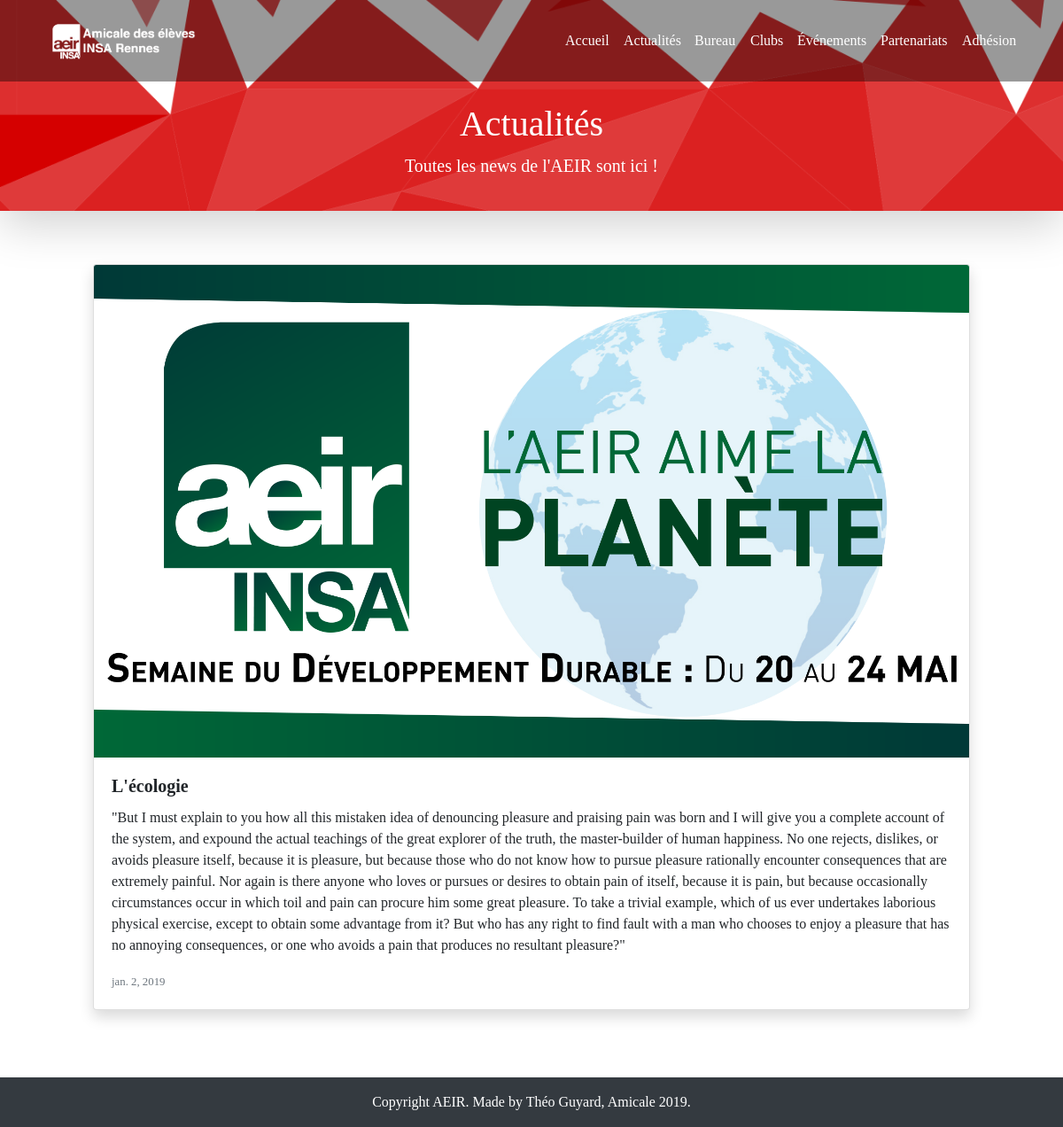
The app's page /news_content_detail/1 with its own data.
### content/models.py (models this page shows, shortened)
class News(models.Model):
    title = models.CharField(max_length=200)
    content = RichTextField()
    date = models.DateField()
    picture = StdImageField(upload_to="news", validators=[MinSizeValidator(800, 600)],)

### content/views.py (the view)
class NewsContentDetailView(DetailView):
    template_name = "content/news_content_detail.html"
    model = News
    def get_context_data(self, **kwargs):
        context = super().get_context_data(**kwargs)
        context["page_title"] = "Actualités"
        context["page_subtitle"] = "Toutes les news de l'AEIR sont ici !"
        return context
    def get_object(self, queryset=None):
        obj = News.objects.get(id=self.kwargs["id"])
        return obj

### templates/content/news_content_detail.html (shortened to what this page needs)
{% extends 'base.html' %}
{% block content %}
<div class='row'>
    <div class="card mb-3 w-100 shadow">
        <img class="card-img-top" src="{{ object.picture.url }}" alt="Card image cap">
        <div class="card-body">
          <h5 class="card-title"><strong>{{ object.title }}</strong></h5>
          <p class="card-text">{{ object.content|safe }}</p>
          <p class="card-text"><small class="text-muted">{{ object.date }}</small></p>
        </div>
    </div>
</div>
{% endblock %}

### static/css/style.css (style rules this page uses)
html, body { font-family: "DIN-pro"; height: 100%; }

### records on screen
News: picture (picture), title "L'écologie", content "\"But I must explain to you how all this mistaken idea of denouncing pleasure and praising pain was born and I will give you a complete account of the system, and expound the actual teachings of the great explorer of the truth, the master-builder of human happiness. No one rejects, dislikes, or avoids pleasure itself, because it is pleasure, but because those who do not know how to pursue pleasure rationally encounter consequences that are extremely painful. Nor again is there anyone who loves or pursues or desires to obtain pain of itself, because it is pain, but because occasionally circumstances occur in which toil and pain can procure him some great pleasure. To take a trivial example,…", date "jan. 2, 2019"

### other values on screen
{{ page_title }} "Actualités"
{{ page_subtitle }} "Toutes les news de l'AEIR sont ici !"
